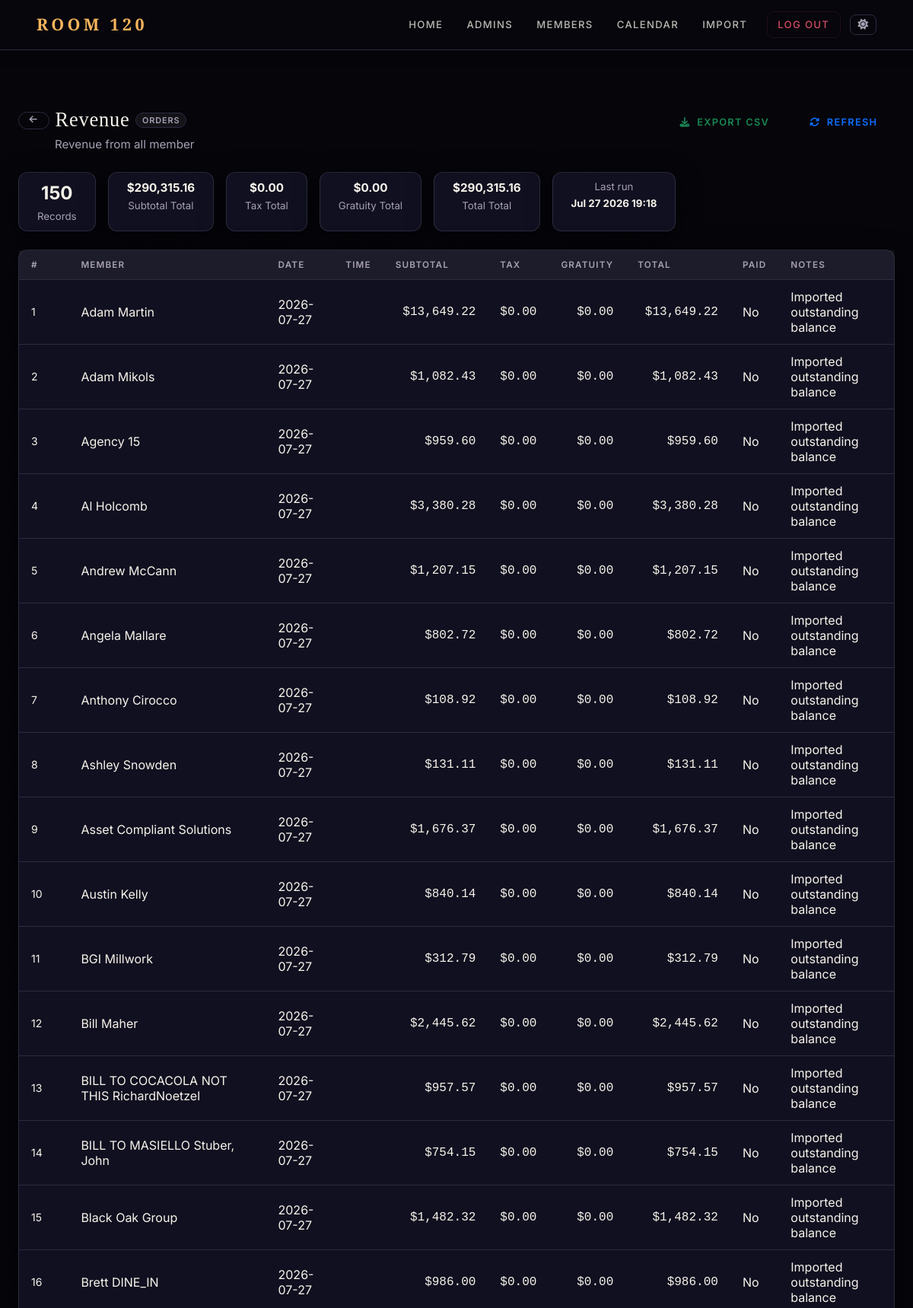
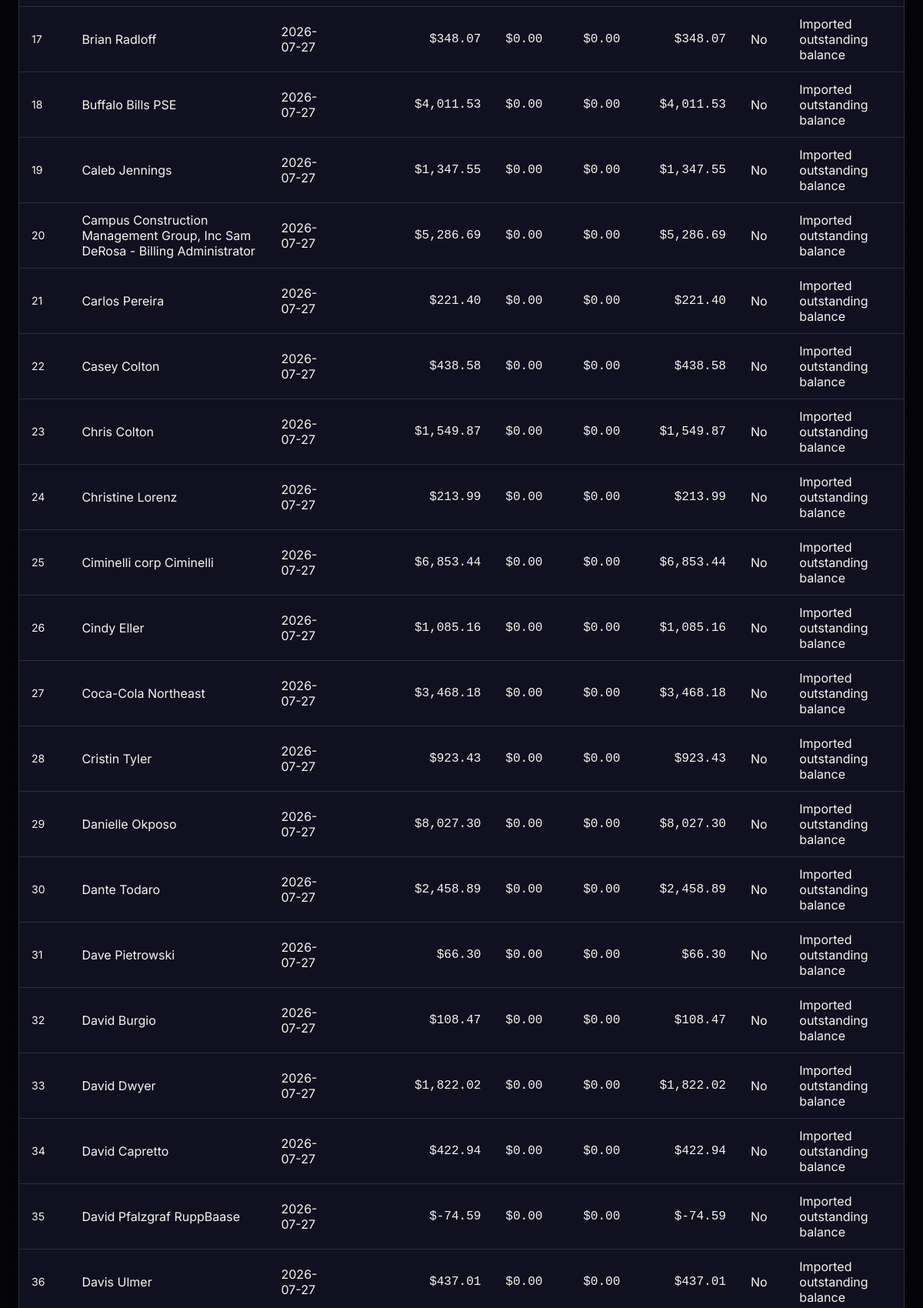
Page /admin/reports/3/run (signed in, upper part) on the committed database (2 pictures, top to bottom).
### app.py (models this page shows)
class SavedReport(db.Model):
    __tablename__ = 'saved_report'
    id          = db.Column(db.Integer, primary_key=True)
    name        = db.Column(db.String(100), nullable=False)
    description = db.Column(db.String(500))
    config      = db.Column(db.Text, nullable=False)   # JSON blob
    created_at  = db.Column(db.DateTime, default=datetime.utcnow)
    last_run_at = db.Column(db.DateTime)

class Order(db.Model):
    id = db.Column(db.Integer, primary_key=True)
    user_id = db.Column(db.Integer, db.ForeignKey('user.id'), nullable=False)
    date = db.Column(db.Date, nullable=False)
    time = db.Column(db.Time, nullable=True)
    subtotal = db.Column(db.Float, nullable=False)
    tax = db.Column(db.Float, nullable=False)
    gratuity = db.Column(db.Float, nullable=False)
    total = db.Column(db.Float, nullable=False)
    paid_by_credit = db.Column(db.Boolean, default=False)
    paid = db.Column(db.Boolean, default=False)  # ✅ Add this line
    notes = db.Column(db.Text, nullable=True)
    user = db.relationship('User', back_populates='orders')
    items = db.relationship('OrderItem', back_populates='order', cascade='all, delete-orphan')

### app.py (the view)
@app.route('/admin/reports/<int:report_id>/run')
def run_report(report_id):
    if not authorized('view_reports'):
        return redirect(url_for('home'))
    rpt = SavedReport.query.get_or_404(report_id)
    config = json.loads(rpt.config)
    results = execute_report(config)
    rpt.last_run_at = datetime.utcnow()
    db.session.commit()
    return render_template('admin_report_run.html', report=rpt, config=config, results=results)

### app.py (called while the page is built)
@app.before_request
def enable_foreign_keys():
    db.session.execute(text('PRAGMA foreign_keys = ON'))

@app.context_processor
def inject_globals():
    user = None
    if session.get('user_id'):
        user = User.query.get(session.get('user_id'))
    try:
        all_types = MembershipType.query.order_by(MembershipType.sort_order, MembershipType.display_name).all()
    except Exception:
        all_types = []
    type_map = {t.name: t for t in all_types}
    active_types = [t for t in all_types if t.is_active]
    return dict(
        current_user=user,
        membership_types=active_types,
        all_membership_types=all_types,
        membership_type_map=type_map,
    )

def authorized(*perms):
    role = session.get('role')
    if role == 'admin':
        return True
    if role == 'staff':
        user_perms = set(session.get('permissions', []))
        return all(p in user_perms for p in perms)
    return False

### templates/admin_report_run.html (shortened to what this page needs)
{% extends 'base.html' %}
{% block content %}
<div class="container-fluid px-4 mt-4">
  <div class="d-flex justify-content-between align-items-start flex-wrap gap-3 mb-4">
    <div>
      <div class="d-flex align-items-center gap-2 mb-1">
        <a href="{{ url_for('admin_reports') }}" class="btn btn-sm btn-outline-secondary">
          <i class="fas fa-arrow-left"></i>
        </a>
        <h2 class="mb-0">{{ report.name }}</h2>
        <span class="badge bg-secondary">{{ results.source_label }}</span>
      </div>
      {% if report.description %}
        <p class="text-muted mb-0 ms-5">{{ report.description }}</p>
      {% endif %}
    </div>
    <div class="d-flex gap-2 flex-wrap">
      <a href="{{ url_for('export_report', report_id=report.id) }}" class="btn btn-outline-success">
        <i class="fas fa-download me-1"></i> Export CSV
      </a>
      <a href="{{ url_for('run_report', report_id=report.id) }}" class="btn btn-outline-primary">
        <i class="fas fa-sync-alt me-1"></i> Refresh
      </a>
    </div>
  </div>
  <div class="d-flex flex-wrap gap-3 mb-4">
    <div class="card px-4 py-2 text-center">
      <div class="fw-bold fs-4">{{ results.count }}</div>
      <div class="text-muted small">Records</div>
    </div>
    {% for i, total in enumerate(results.totals) %}
      {% if total %}
      <div class="card px-4 py-2 text-center">
        <div class="fw-bold">{{ total }}</div>
        <div class="text-muted small">{{ results.headers[i] }} Total</div>
      </div>
      {% endif %}
    {% endfor %}
    <div class="card px-4 py-2 text-center">
      <div class="text-muted small">Last run</div>
      <div class="fw-bold small">
        {% if report.last_run_at %}{{ report.last_run_at.strftime('%b %d %Y %H:%M') }}{% else %}—{% endif %}
      </div>
    </div>
  </div>
  {% if results.rows %}
  <div class="card">
    <div class="card-body p-0">
      <div class="table-responsive">
        <table class="table table-hover table-sm mb-0 align-middle">
          <thead class="table-light">
            <tr>
              <th class="ps-3 text-muted" style="width:40px">#</th>
              {% for h in results.headers %}
              <th>{{ h }}</th>
              {% endfor %}
            </tr>
          </thead>
          <tbody>
            {% for row in results.rows %}
            <tr>
              <td class="ps-3 text-muted small">{{ loop.index }}</td>
              {% for i, cell in enumerate(row) %}
              <td class="{{ 'text-end font-monospace' if results.col_types[i] in ('currency','number') else '' }}">
                {{ cell }}
              </td>
              {% endfor %}
            </tr>
            {% endfor %}
          </tbody>
        </table>
      </div>
    </div>
  </div>
  {% else %}
  <div class="card p-5 text-center text-muted">
    <i class="fas fa-inbox fa-3x mb-3 opacity-25"></i>
    <h5>No records found</h5>
    <p class="mb-0">Try adjusting your filters or date range.</p>
  </div>
  {% endif %}
</div>
{% endblock %}

### static/css/style_member.css (style rules this page uses)
:root { --bg: #07070d; --bg-elevated: #121220; --bg-soft: #181828; --bg-card: #101020; --border: #2c2c42; --border-light: rgba(255,255,255,0.08); --accent: #f5b45c; --accent-soft: rgba(245,180,92,0.12); --accent-strong: #ffcf7a; --accent-dim: rgba(245,180,92,0.45); --text: #f7f3ea; --text-muted: #a7a0b3; --text-dim: #6a6480; --danger: #ff5c73; --danger-soft: rgba(255,92,115,0.13); --success: #3dd68c; --success-soft: rgba(61,214,140,0.11); --info: #6eb3f7; --info-soft: rgba(110,179,247,0.11); --warning: #f5c842; --warning-soft: rgba(245,200,66,0.11); --nav-bg: rgba(7,7,13,0.97); --nav-link-color: rgba(247,243,234,0.75); --input-bg: rgba(14,14,26,0.95); --input-bg-focus: rgba(16,16,28,0.98); --stripe-bg: rgba(255,255,255,0.03); --header-tint: rgba(255,255,255,0.05); --secondary-btn-bg: rgba(255,255,255,0.06); --secondary-btn-hover: rgba(255,255,255,0.11); --secondary-btn-border:rgba(255,255,255,0.18); --list-tint: rgba(255,255,255,0.03); --hover-tint: rgba(245,180,92,0.06); --body-grad-a: #1c1630; --body-grad-b: #07070d; --toggler-filter: invert(1); --close-filter: invert(1); --shadow: 0 8px 32px rgba(0,0,0,0.5); --shadow-lg: 0 20px 60px rgba(0,0,0,0.7); --nav-h: 66px; --radius: 12px; --radius-sm: 8px; --radius-lg: 18px; --radius-pill:999px; --transition: 0.18s ease; }
*, *::before, *::after { box-sizing: border-box; }
html, body { margin: 0; padding: 0; }
html { scroll-behavior: smooth; }
body { font-family: 'Inter', system-ui, -apple-system, sans-serif; background: var(--bg); color: var(--text); margin: 0; padding: 0; min-height: 100vh; font-size: 0.95rem; line-height: 1.6; }
h1, h2, h3 { font-family: 'Playfair Display', serif; letter-spacing: 0.03em; color: var(--text); }
h2 { font-size: 1.65rem; }
.card { background: var(--bg-card) !important; border: 1px solid var(--border) !important; border-top-color: rgba(255,255,255,0.09) !important; border-radius: var(--radius) !important; box-shadow: var(--shadow) !important; color: var(--text) !important; transition: transform var(--transition), box-shadow var(--transition); }
.card-body { padding: 1.25rem !important; }
.card-body.p-0 { padding: 0 !important; }
.table { --bs-table-bg: transparent; --bs-table-striped-bg: var(--stripe-bg); --bs-table-hover-bg: var(--hover-tint); --bs-table-border-color: var(--border); color: var(--text) !important; border-color: var(--border) !important; }
.table th { background: var(--header-tint) !important; color: var(--text-muted) !important; font-size: 0.73rem !important; font-weight: 600 !important; letter-spacing: 0.1em !important; text-transform: uppercase !important; padding: 0.75rem 1rem !important; border-color: var(--border) !important; white-space: nowrap; }
.table td { color: var(--text) !important; border-color: var(--border) !important; padding: 0.75rem 1rem !important; vertical-align: middle; }
.btn { font-size: 0.8rem !important; font-weight: 600 !important; letter-spacing: 0.1em !important; text-transform: uppercase !important; border-radius: var(--radius-pill) !important; padding: 0.5rem 1.35rem !important; transition: all var(--transition) !important; border: 1px solid transparent !important; }
.btn-outline-secondary { background: transparent !important; color: var(--text-muted) !important; border-color: var(--border) !important; }
.btn-sm { padding: 0.3rem 0.85rem !important; font-size: 0.73rem !important; }
.badge { font-size: 0.68rem !important; font-weight: 600 !important; letter-spacing: 0.08em !important; text-transform: uppercase !important; padding: 0.3em 0.7em !important; border-radius: var(--radius-pill) !important; }
.badge.bg-secondary { background: var(--secondary-btn-bg) !important; color: var(--text-muted) !important; border: 1px solid var(--border); }
.text-muted { color: var(--text-muted) !important; }
.fw-bold { color: var(--text); }
a { color: var(--accent); text-decoration: none; transition: color var(--transition); }

### rows in the picture
SavedReport: name "Revenue", description "Revenue from all member", last_run_at "Jul 27 2026 19:18"
Order: cell "Adam Martin" "2026-07-27" "$13,649.22" "$0.00" "$0.00" "$13,649.22" "No", notes "Imported outstanding balance"
Order: cell "Adam Mikols" "2026-07-27" "$1,082.43" "$0.00" "$0.00" "$1,082.43" "No", notes "Imported outstanding balance"
Order: cell "Agency 15" "2026-07-27" "$959.60" "$0.00" "$0.00" "$959.60" "No", notes "Imported outstanding balance"
Order: cell "Al Holcomb" "2026-07-27" "$3,380.28" "$0.00" "$0.00" "$3,380.28" "No", notes "Imported outstanding balance"
Order: cell "Andrew McCann" "2026-07-27" "$1,207.15" "$0.00" "$0.00" "$1,207.15" "No", notes "Imported outstanding balance"
Order: cell "Angela Mallare" "2026-07-27" "$802.72" "$0.00" "$0.00" "$802.72" "No", notes "Imported outstanding balance"
Order: cell "Anthony Cirocco" "2026-07-27" "$108.92" "$0.00" "$0.00" "$108.92" "No", notes "Imported outstanding balance"
Order: cell "Ashley Snowden" "2026-07-27" "$131.11" "$0.00" "$0.00" "$131.11" "No", notes "Imported outstanding balance"
Order: cell "Asset Compliant Solutions" "2026-07-27" "$1,676.37" "$0.00" "$0.00" "$1,676.37" "No", notes "Imported outstanding balance"
Order: cell "Austin Kelly" "2026-07-27" "$840.14" "$0.00" "$0.00" "$840.14" "No", notes "Imported outstanding balance"
Order: cell "BGI Millwork" "2026-07-27" "$312.79" "$0.00" "$0.00" "$312.79" "No", notes "Imported outstanding balance"
Order: cell "Bill Maher" "2026-07-27" "$2,445.62" "$0.00" "$0.00" "$2,445.62" "No", notes "Imported outstanding balance"
Order: cell "BILL TO COCACOLA NOT THIS RichardNoetzel" "2026-07-27" "$957.57" "$0.00" "$0.00" "$957.57" "No", notes "Imported outstanding balance"
Order: cell "BILL TO MASIELLO Stuber, John" "2026-07-27" "$754.15" "$0.00" "$0.00" "$754.15" "No", notes "Imported outstanding balance"
Order: cell "Black Oak Group" "2026-07-27" "$1,482.32" "$0.00" "$0.00" "$1,482.32" "No", notes "Imported outstanding balance"
Order: cell "Brett DINE_IN" "2026-07-27" "$986.00" "$0.00" "$0.00" "$986.00" "No", notes "Imported outstanding balance"
Order: cell "Brian Radloff" "2026-07-27" "$348.07" "$0.00" "$0.00" "$348.07" "No", notes "Imported outstanding balance"
Order: cell "Buffalo Bills PSE" "2026-07-27" "$4,011.53" "$0.00" "$0.00" "$4,011.53" "No", notes "Imported outstanding balance"
Order: cell "Caleb Jennings" "2026-07-27" "$1,347.55" "$0.00" "$0.00" "$1,347.55" "No", notes "Imported outstanding balance"
Order: cell "Campus Construction Management Group, Inc Sam DeRosa - Billing Administrator" "2026-07-27" "$5,286.69" "$0.00" "$0.00" "$5,286.69" "No", notes "Imported outstanding balance"
Order: cell "Carlos Pereira" "2026-07-27" "$221.40" "$0.00" "$0.00" "$221.40" "No", notes "Imported outstanding balance"
Order: cell "Casey Colton" "2026-07-27" "$438.58" "$0.00" "$0.00" "$438.58" "No", notes "Imported outstanding balance"
Order: cell "Chris Colton" "2026-07-27" "$1,549.87" "$0.00" "$0.00" "$1,549.87" "No", notes "Imported outstanding balance"
Order: cell "Christine Lorenz" "2026-07-27" "$213.99" "$0.00" "$0.00" "$213.99" "No", notes "Imported outstanding balance"
Order: cell "Ciminelli corp Ciminelli" "2026-07-27" "$6,853.44" "$0.00" "$0.00" "$6,853.44" "No", notes "Imported outstanding balance"
Order: cell "Cindy Eller" "2026-07-27" "$1,085.16" "$0.00" "$0.00" "$1,085.16" "No", notes "Imported outstanding balance"
Order: cell "Coca-Cola Northeast" "2026-07-27" "$3,468.18" "$0.00" "$0.00" "$3,468.18" "No", notes "Imported outstanding balance"
Order: cell "Cristin Tyler" "2026-07-27" "$923.43" "$0.00" "$0.00" "$923.43" "No", notes "Imported outstanding balance"
Order: cell "Danielle Okposo" "2026-07-27" "$8,027.30" "$0.00" "$0.00" "$8,027.30" "No", notes "Imported outstanding balance"
Order: cell "Dante Todaro" "2026-07-27" "$2,458.89" "$0.00" "$0.00" "$2,458.89" "No", notes "Imported outstanding balance"
Order: cell "Dave Pietrowski" "2026-07-27" "$66.30" "$0.00" "$0.00" "$66.30" "No", notes "Imported outstanding balance"
Order: cell "David Burgio" "2026-07-27" "$108.47" "$0.00" "$0.00" "$108.47" "No", notes "Imported outstanding balance"
Order: cell "David Dwyer" "2026-07-27" "$1,822.02" "$0.00" "$0.00" "$1,822.02" "No", notes "Imported outstanding balance"
Order: cell "David Capretto" "2026-07-27" "$422.94" "$0.00" "$0.00" "$422.94" "No", notes "Imported outstanding balance"
Order: cell "David Pfalzgraf RuppBaase" "2026-07-27" "$-74.59" "$0.00" "$0.00" "$-74.59" "No", notes "Imported outstanding balance"
Order: cell "Davis Ulmer" "2026-07-27" "$437.01" "$0.00" "$0.00" "$437.01" "No", notes "Imported outstanding balance"

### other values in the picture
{{ results.source_label }} "ORDERS"
{{ results.count }} "150"
{{ total }} "$290,315.16" "$0.00" "$0.00" "$290,315.16"
{{ results.headers[i] }} "Subtotal" "Tax" "Gratuity" "Total"
{{ h }} "MEMBER" "DATE" "TIME" "SUBTOTAL" "TAX" "GRATUITY" "TOTAL" "PAID" "NOTES"
